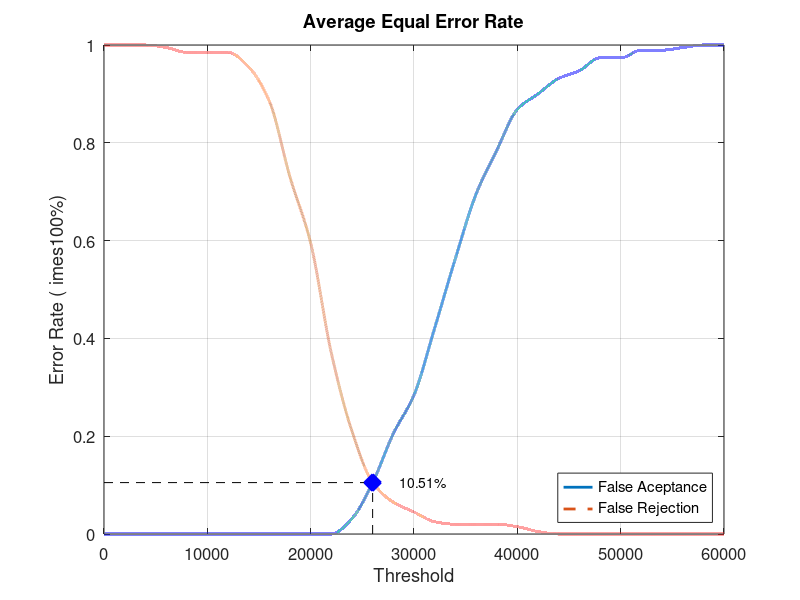
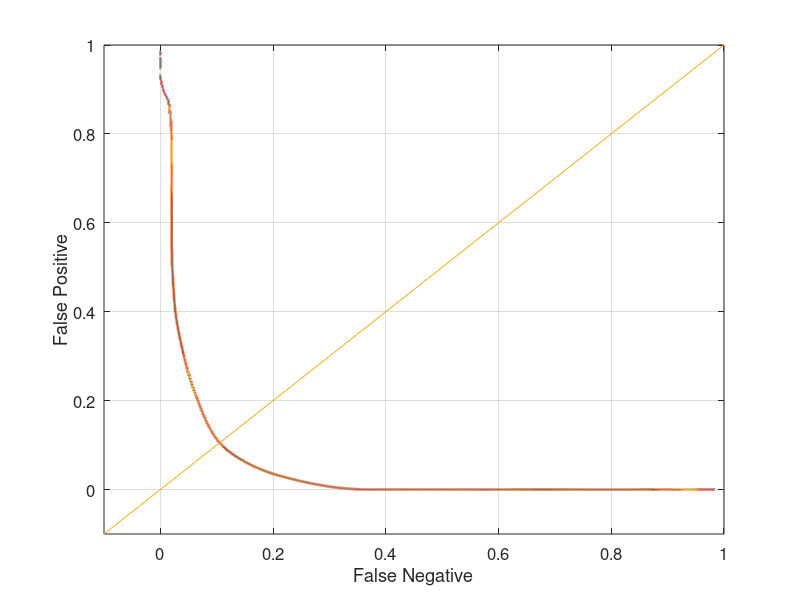

The MATLAB source for these figures, in order:
close all;
clear;
clc;
x = 0:2000:60000;
xq = 0:0.5:60000;

y0 = [0 0 0 0 0 0 0 0 0 0 0 0 0.0315789 0.105263 0.205263 0.284211 0.421053 0.563158 0.694737 0.784211 0.868421 0.9 0.931579 0.947368 0.973684 0.973684 0.989474 0.989474 0.994737 1 1]
yy0 = interp1(x, y0, xq, 'pchip');
y1 = [1 1 1 0.995 0.985 0.985 0.985 0.955 0.885 0.73 0.595 0.37 0.21 0.105 0.065 0.045 0.025 0.02 0.02 0.02 0.015 0.005 0 0 0 0 0 0 0 0 0]
yy1 = interp1(x, y1, xq, 'pchip');

% Calculating EER: 
y2 = abs(y0 - y1);
find(y2 == min(y2))
yy2 = abs(yy0 - yy1);
xEER = find(yy2 == min(yy2));
xEERIndex = xq(xEER) % X-axis EER
yEER = yy0(xEER) % Y-axis EER

main = figure
plot(xq, yy0,'-','LineWidth', 2);	hold on
plot(xq, yy1,'--','LineWidth', 2);	hold on
plot([xEERIndex xEERIndex], [0 yEER], 'k--');	hold on
plot([0 xEERIndex], [yEER yEER], 'k--');	hold on
plot(xEERIndex, yEER, 'bx', 'LineWidth', 10);	hold on
text(xEERIndex + 10 * xEERIndex / 100, yEER, [num2str(round((10000 * yEER)) / 100) '%'])
legend('False Aceptance', 'False Rejection', 'Location', 'SouthEast')
xlabel('Threshold')
ylabel('Error Rate (	imes100%)')
title('Average Equal Error Rate')
set(gca, 'FontSize', 12)
axis([0 60000 0 1])
grid on

print(main, 'Database1_2Main', '-dpng');
FNRxFPR = figure('Color', [1 1 1]);
plot(yy1, yy0, '-', yy1, yy0, 'LineWidth', 2);
hold on
y = -0.1:0.1:1
plot(y, y); 
set(gca, 'FontSize', 12)
xlabel('False Negative')
ylabel('False Positive')
axis([-0.1 1 -0.1 1])
set(gca, 'FontSize', 12)
grid on

print(FNRxFPR, 'Database1_2FNRxFPR','-dpng');
